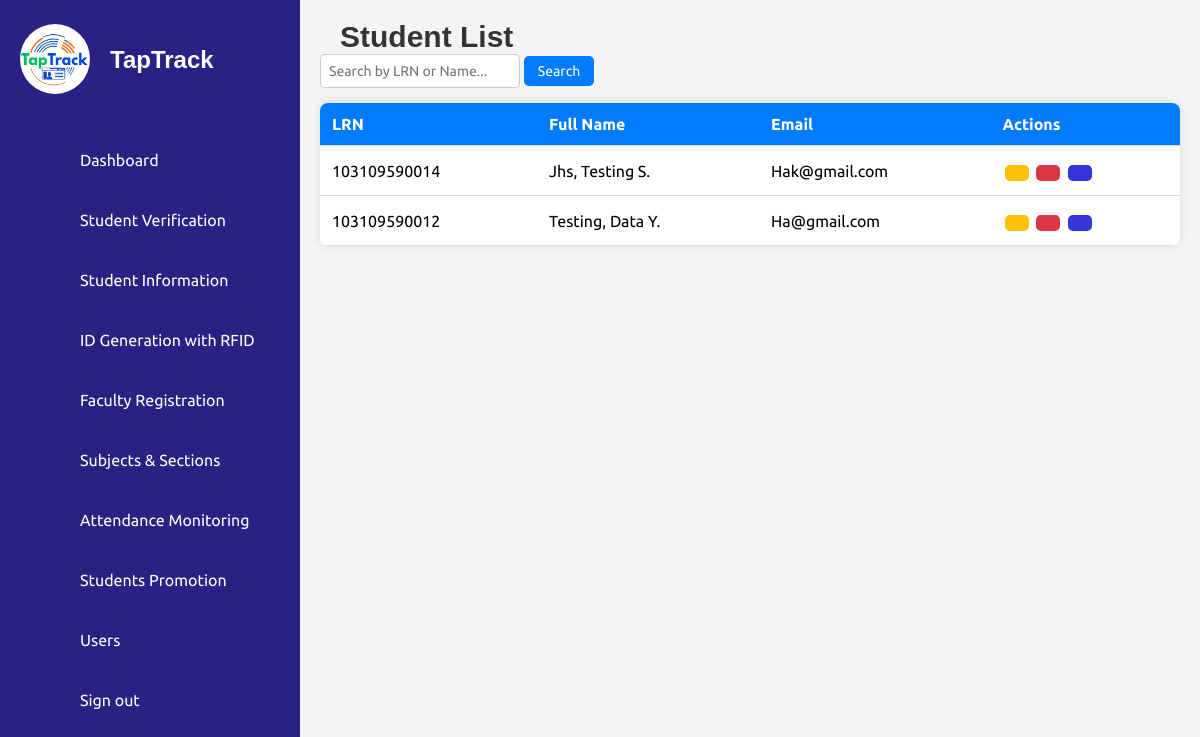
The page /ISIERA/details_student.php (signed in) on the database its author committed.
### tables this page shows
CREATE TABLE `students` (
  `id` int(11) NOT NULL,
  `first_name` varchar(50) NOT NULL,
  `middle_name` varchar(50) DEFAULT NULL,
  `last_name` varchar(50) NOT NULL,
  `lrn` varchar(12) NOT NULL,
  `date_of_birth` date NOT NULL,
  `gender` enum('Male','Female') NOT NULL,
  `citizenship` varchar(50) NOT NULL,
  `address` text NOT NULL,
  `contact_number` varchar(15) NOT NULL,
  `email` varchar(100) NOT NULL,
  `guardian_name` varchar(100) NOT NULL,
  `guardian_contact` varchar(15) NOT NULL,
  `guardian_address` varchar(250) NOT NULL,
  `guardian_relationship` varchar(50) NOT NULL,
  `elementary_school` varchar(100) NOT NULL,
  `year_graduated` year(4) NOT NULL,
  `birth_certificate` varchar(255) NOT NULL,
  `id_photo` varchar(255) NOT NULL,
  `good_moral` varchar(255) DEFAULT NULL,
  `student_signature` varchar(255) NOT NULL,
  `section` varchar(50) DEFAULT NULL,
  `school_year` varchar(9) NOT NULL,
  `grade_level` varchar(20) DEFAULT NULL,
  `student_type` enum('Regular Student','STI Student') DEFAULT NULL,
  `verified_at` timestamp NOT NULL DEFAULT current_timestamp(),
  `created_at` timestamp NOT NULL DEFAULT current_timestamp(),
  `rfid` varchar(50) DEFAULT NULL,
  `mobile_verified` tinyint(1) DEFAULT 0
);

### ISIERA/details_student.php (the view, shortened to what this page needs)
<?php
include('db_connection.php');
$query = "SELECT lrn,
    CONCAT(
        UPPER(LEFT(last_name, 1)), LOWER(SUBSTRING(last_name, 2)), ', ',
        UPPER(LEFT(first_name, 1)), LOWER(SUBSTRING(first_name, 2)), ' ',
        UPPER(LEFT(middle_name, 1)), '.'
    ) AS fullname,
    email, student_type
    FROM students
    WHERE 1=1";
$query .= " ORDER BY last_name ASC, first_name ASC, middle_name ASC";
$result = mysqli_query($conn, $query);
$students = [];
if (mysqli_num_rows($result) > 0) {
    $students = mysqli_fetch_all($result, MYSQLI_ASSOC);
}
?>
<!DOCTYPE html>
<html lang="en">
<head>
    <link rel="stylesheet" href="assets/css/style.css">
</head>
<body>
<?php include('sidebar.php'); ?>
<div class="main-content">
    <h2>Student List</h2>
    <div class="search-container">
        <div class="left-search">
            <form id="searchForm" onsubmit="return handleSearch(event)">
                <input type="text" id="searchInput" placeholder="Search by LRN or Name...">
                <button type="submit">Search</button>
            </form>
        </div>
    </div>
    <table class="student-table" id="studentTable">
        <thead>
            <tr>
                <th>LRN</th>
                <th>Full Name</th>
                <th>Email</th>
                <th class="actions-header" style="position: relative;">
                    <div class="header-content">
                        <span>Actions</span>
                    </div>
                </th>
            </tr>
        </thead>
        <tbody id="studentTableBody">
            <?php if (!empty($students)): ?>
                <?php foreach ($students as $student): ?>
                    <tr data-type="<?= strtolower($student['student_type']) ?>">
                        <td><?= $student['lrn'] ?></td>
                        <td><?= $student['fullname'] ?></td>
                        <td><?= $student['email'] ?></td>
                        <td>
                            <button class='edit' title="Edit" onclick='redirectToStudentInfo("<?= $student['lrn'] ?>", "edit")'>
                            </button>
                            <button class='archive' title="Archive" onclick='archiveStudent("<?= $student['lrn'] ?>")'>
                            </button>
                            <button class='view' title="View" onclick='redirectToStudentInfo("<?= $student['lrn'] ?>", "view")'>
                            </button>
                        </td>
                    </tr>
                <?php endforeach; ?>
            <?php else: ?>
                <tr id="noDataRow"><td colspan="4">No data available.</td></tr>
            <?php endif; ?>
        </tbody>
    </table>
</div>
</body>
</html>

### ISIERA/assets/css/style.css (style rules this page uses)
* { font-family: 'Ubuntu', sans-serif; margin: 0; padding: 0; box-sizing: border-box; }
:root { --blue: #2a2185; --white: #fff; --gray: #f5f5f5; --black1: #222; --black2: #999; }
body { min-height: 100vh; overflow-x: hidden; }
.main-content { margin-left: 300px; padding: 20px; background-color: #f4f4f4; min-height: 100vh; overflow-x: hidden; width: calc(100% - 300px); }
.main-content h2 { text-align: left; margin-left: 20px; font-family: 'Arial', sans-serif; font-weight: 600; color: #333; font-size: 30px; }
.search-container { display: flex; justify-content: space-between; align-items: flex-start; margin-bottom: 15px; flex-wrap: wrap; gap: 5px; }
.search-container input { width: 200px; padding: 8px; border: 1px solid #ccc; border-radius: 5px; font-size: 14px; }
.search-container button { padding: 7px 14px; background-color: #007bff; color: white; border: none; border-radius: 5px; cursor: pointer; font-size: 14px; }
.left-search { display: flex; gap: 10px; }
.student-table { width: 100%; border-collapse: collapse; background: white; border-radius: 8px; overflow: hidden; box-shadow: 0 0 10px rgba(0, 0, 0, 0.1); }
.student-table td { text-align: center; vertical-align: middle; padding: 10px; }
.student-table td button { display: inline-flex; padding: 8px 12px; margin: 2px; border: none; border-radius: 5px; font-size: 10px; cursor: pointer; transition: 0.3s; }
.student-table th, .student-table td { padding: 12px; text-align: left; border-bottom: 1px solid #ddd; }
.student-table th { background-color: #007bff; color: white; }
.edit { background-color: #ffc107 !important; color: black !important; }
.archive { background-color: #dc3545 !important; color: white !important; }
.view { background-color: #3535dc !important; color: white !important; }
.actions-header .header-content { display: flex; justify-content: space-between; align-items: center; width: 100%; }

### rows shown on the page
students: lrn "103109590014", fullname "Jhs, Testing S.", email "Hak@gmail.com"
students: lrn "103109590012", fullname "Testing, Data Y.", email "Ha@gmail.com"
